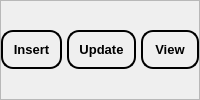
                            <widget class="QFrame" name="Inventory_menu">
                             <property name="styleSheet">
                              <string notr="true">QPushButton{
border:2px solid black;
border-radius:12px;
padding:10px;
}
QPushButton:hover{
border:2px solid black;
background-color: cyan;
color:black;
border-radius:12px;
padding:10px;
}</string>
                             </property>
                             <property name="frameShape">
                              <enum>QFrame::StyledPanel</enum>
                             </property>
                             <property name="frameShadow">
                              <enum>QFrame::Raised</enum>
                             </property>
                             <layout class="QGridLayout" name="gridLayout_7">
                              <property name="leftMargin">
                               <number>0</number>
                              </property>
                              <property name="topMargin">
                               <number>0</number>
                              </property>
                              <property name="rightMargin">
                               <number>0</number>
                              </property>
                              <property name="bottomMargin">
                               <number>0</number>
                              </property>
                              <property name="horizontalSpacing">
                               <number>5</number>
                              </property>
                              <property name="verticalSpacing">
                               <number>0</number>
                              </property>
                              <item row="0" column="0">
                               <widget class="QPushButton" name="insert_btn">
                                <property name="font">
                                 <font>
                                  <pointsize>10</pointsize>
                                  <weight>75</weight>
                                  <bold>true</bold>
                                 </font>
                                </property>
                                <property name="text">
                                 <string>Insert</string>
                                </property>
                               </widget>
                              </item>
                              <item row="0" column="1">
                               <widget class="QPushButton" name="update_btn">
                                <property name="font">
                                 <font>
                                  <pointsize>10</pointsize>
                                  <weight>75</weight>
                                  <bold>true</bold>
                                 </font>
                                </property>
                                <property name="text">
                                 <string>Update</string>
                                </property>
                               </widget>
                              </item>
                              <item row="0" column="2">
                               <widget class="QPushButton" name="view_btn">
                                <property name="font">
                                 <font>
                                  <pointsize>10</pointsize>
                                  <weight>75</weight>
                                  <bold>true</bold>
                                 </font>
                                </property>
                                <property name="text">
                                 <string>View</string>
                                </property>
                               </widget>
                              </item>
                             </layout>
                            </widget>
